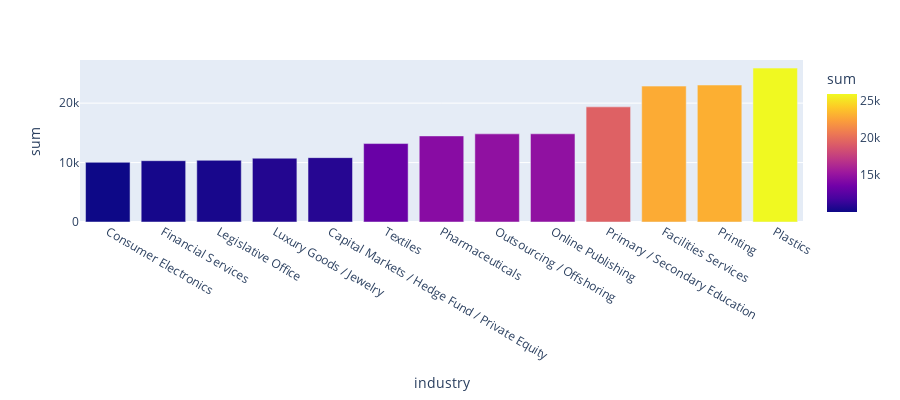

Notebook cell for this chart:
### Code cell
import plotly.express as px

df6 = pd.read_sql('select industry, sum(num_employees) from organizations group by industry having sum(num_employees) > 10000', con=engine1) # use engine1 from previous cell
df6.sort_values(by='sum', inplace=True)
fig = px.bar(df6, x='industry', y='sum',
             hover_data=['industry', 'sum'], color='sum',
            labels={'Total number of Employees':'Industries'}, height=400)
fig.show()

### Figure 1 — Plotly figure (JSON) as saved in the notebook; plotly's stock layout.template omitted (floating-point values rounded to 4 significant figures)
{"data": [{"alignmentgroup": "True", "hovertemplate": "industry=%{x}<br>sum=%{marker.color}<extra></extra>", "legendgroup": "", "marker": {"color": [10044, 10314, 10379, 10733, 10829, 13196, 14481, 14828, 14839, 19373, 22862, 23046, 25894], "coloraxis": "coloraxis", "pattern": {"shape": ""}}, "name": "", "offsetgroup": "", "orientation": "v", "showlegend": false, "textposition": "auto", "type": "bar", "x": ["Consumer Electronics", "Financial Services", "Legislative Office", "Luxury Goods / Jewelry", "Capital Markets / Hedge Fund / Private Equity", "Textiles", "Pharmaceuticals", "Outsourcing / Offshoring", "Online Publishing", "Primary / Secondary Education", "Facilities Services", "Printing", "Plastics"], "xaxis": "x", "y": [10044, 10314, 10379, 10733, 10829, 13196, 14481, 14828, 14839, 19373, 22862, 23046, 25894], "yaxis": "y"}], "layout": {"barmode": "relative", "coloraxis": {"colorbar": {"title": {"text": "sum"}}, "colorscale": [[0, "#0d0887"], [0.1111, "#46039f"], [0.2222, "#7201a8"], [0.3333, "#9c179e"], [0.4444, "#bd3786"], [0.5556, "#d8576b"], [0.6667, "#ed7953"], [0.7778, "#fb9f3a"], [0.8889, "#fdca26"], [1, "#f0f921"]]}, "height": 400, "legend": {"tracegroupgap": 0}, "margin": {"t": 60}, "xaxis": {"anchor": "y", "domain": [0, 1], "title": {"text": "industry"}}, "yaxis": {"anchor": "x", "domain": [0, 1], "title": {"text": "sum"}}}}
